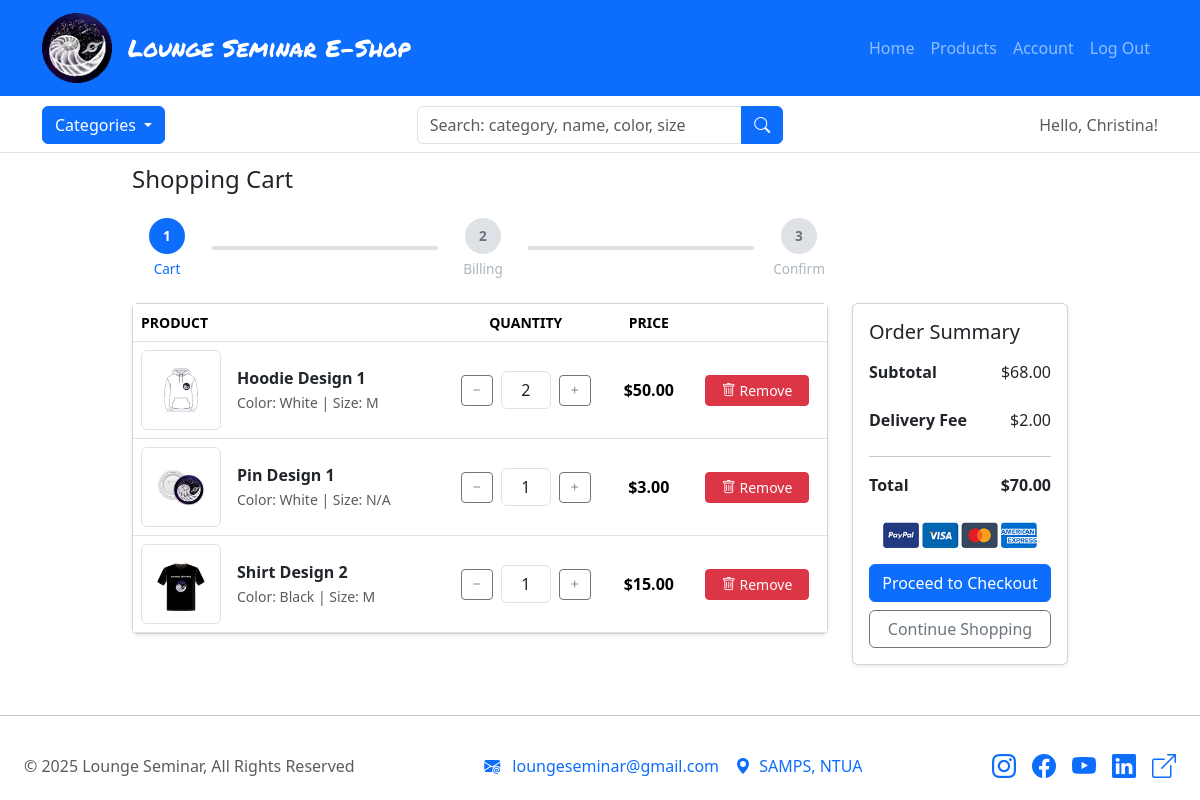
The page /cart/cart/ (signed in) on the database as committed earlier.
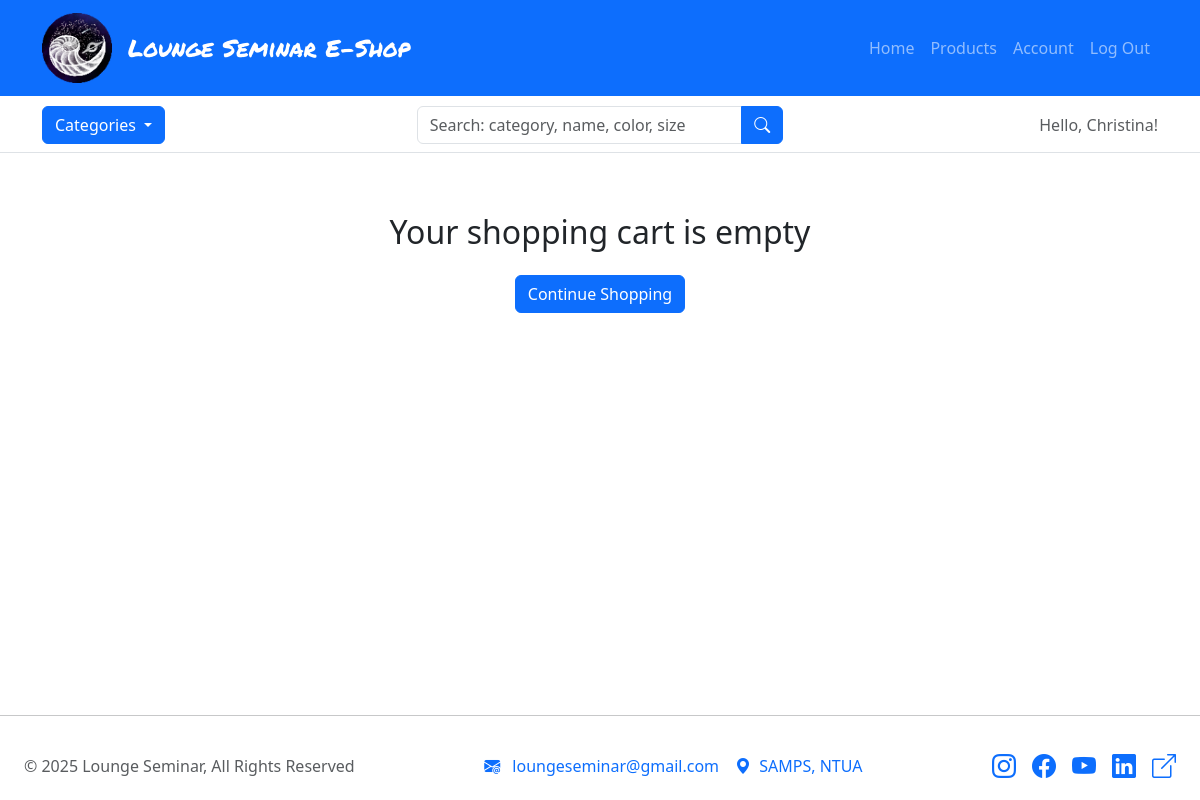
The same page on the database as committed later.
### carts/models.py (models this page shows, shortened)
class CartItem(models.Model):
    user = models.ForeignKey('auth.User', on_delete=models.CASCADE, null=True)
    product = models.ForeignKey(ProductSizeVariant, on_delete=models.CASCADE, null=True)
    cart = models.ForeignKey(Cart, on_delete=models.CASCADE, null=True)
    quantity = models.PositiveIntegerField(default=1)
    is_active = models.BooleanField(default=True)
    def sub_total(self):
        return self.product.color_variant.product.price * self.quantity

### products/models.py (models this page shows, shortened)
class ProductSizeVariant(models.Model):
    color_variant = models.ForeignKey(
        ProductColorVariant,
        on_delete=models.CASCADE,
        related_name="sizes"
    )
    size = models.ForeignKey(Size, on_delete=models.CASCADE)
    inventory = models.PositiveIntegerField(default=0)
    class Meta:
        unique_together = ('color_variant', 'size')

class ProductColorVariant(models.Model):
    product = models.ForeignKey(Product, on_delete=models.CASCADE, related_name="colors")
    color = models.ForeignKey(Color, on_delete=models.CASCADE)
    front_image = models.ImageField(upload_to='products/', blank=True, null=True, validators=[validate_image])
    back_image = models.ImageField(upload_to='products/', blank=True, null=True, validators=[validate_image])
    class Meta:
        unique_together = ('product', 'color')

class Product(models.Model):
    product_name = models.CharField(max_length=50)
    slug = models.SlugField(max_length=200, unique=True, blank=True)
    category = models.ForeignKey(Category, on_delete=models.CASCADE)
    sub_category = models.ForeignKey(
        Category,
        on_delete=models.SET_NULL,
        related_name='subcategory',
        null=True,
        blank=True
    )
    price = models.DecimalField(max_digits=8, decimal_places=2, null=True)
    description = models.TextField(max_length=500, blank=True)
    def get_url(self):
        return reverse('products:product_detail', args=[self.category.slug, self.slug])

class Color(models.Model):
    color = models.CharField(max_length=30)
    def __str__(self):
        return self.color

class Size(models.Model):
    size = models.CharField(max_length=4)
    def __str__(self):
        return self.size

### carts/views.py (the view)
# urls.py: path('cart/', views.cart, name='cart'),
@login_required(login_url='loginreg:loginreg')
def cart(request, total=0, quantity=0, cart_items=None):
    grand_total = 0
    delivery_tax = 2
    try:
        cart = cart = get_cart(request)
        cart_items = CartItem.objects.filter(cart=cart, is_active=True)
        for cart_item in cart_items:
            total += (cart_item.product.color_variant.product.price * cart_item.quantity)
            quantity += cart_item.quantity
        grand_total = total + delivery_tax
    except Cart.DoesNotExist:
        cart_items = []
        total = 0
        quantity = 0
        pass
    context = {
        'total': total,
        'delivery_tax': delivery_tax,
        'grand_total': grand_total,
        'quantity': quantity,
        'cart_items': cart_items,
        'show_secondary_header': True,
    }
    return render(request, 'carts/cart.html', context)

### carts/templates/carts/cart.html (shortened to what this page needs)
{% extends 'layout.html' %}
{% load static %}
{% block body %}
<div id="cart-page">
    <div class="container">
        {% if not cart_items %}
            <div class="text-center py-5">
                <h2>Your shopping cart is empty</h2>
                <a href="{% url 'products:products' %}" class="btn btn-primary mt-3">
                    Continue Shopping
                </a>
            </div>
        {% else %}
            <h1 class="fs-4 mb-4">Shopping Cart</h1>
            <div class="col-lg-9">
                {% include "carts/checkout_progress.html" with step=1 %}
            </div>
            <div class="row g-4">
                <aside class="col-lg-9">
                    <div class="card shadow-sm">
                        <div class="card-body p-0">
                            <div class="table-responsive">
                                <table class="table table-shopping-cart align-middle mb-0">
                                    <thead class="text-muted">
                                        <tr class="small text-uppercase text-center">
                                            <th class="text-start">Product</th>
                                            <th>Quantity</th>
                                            <th>Price</th>
                                            <th></th>
                                        </tr>
                                    </thead>
                                    <tbody>
                                        {% for cart_item in cart_items %}
                                        <tr>
                                            <td>
                                                <div class="d-flex align-items-center gap-3">
                                                    <img src="{{ cart_item.product.color_variant.front_image.url }}"
                                                         class="img-thumbnail"
                                                         width="80"
                                                         alt="{{ cart_item.product.color_variant.product.product_name }}">
                                                    <div>
                                                        <a href="{{ cart_item.product.color_variant.product.get_url }}"
                                                           class="fw-semibold text-dark d-block">
                                                            {{ cart_item.product.color_variant.product.product_name }}
                                                        </a>
                                                        <small class="text-muted">
                                                            Color: {{ cart_item.product.color_variant.color }} |
                                                            Size: {{ cart_item.product.size }}
                                                        </small>
                                                    </div>
                                                </div>
                                            </td>
                                            <td class="text-center">
                                                <div class="d-flex justify-content-center align-items-center gap-2 flex-wrap">
                                                    <a href="{% url 'carts:remove_cart' cart_item.product.id %}"
                                                       class="btn btn-outline-secondary btn-sm">
                                                        <i class="bi bi-dash"></i>
                                                    </a>
                                                    <input type="text"
                                                           class="form-control text-center"
                                                           value="{{ cart_item.quantity }}"
                                                           readonly
                                                           style="width: 50px;">
                                                    <a href="{% url 'carts:add_cart' cart_item.product.id %}"
                                                       class="btn btn-outline-secondary btn-sm">
                                                        <i class="bi bi-plus"></i>
                                                    </a>
                                                </div>
                                            </td>
                                            <td class="text-center fw-bold">
                                                ${{ cart_item.sub_total }}
                                            </td>
                                            <td class="text-center">
                                                <a href="{% url 'carts:remove_cart_item' cart_item.product.id %}"
                                                   class="btn btn-danger btn-sm px-3">
                                                    <i class="bi bi-trash"></i> Remove
                                                </a>
                                            </td>
                                        </tr>
                                        {% endfor %}
                                    </tbody>
                                </table>
                            </div>
                        </div>
                    </div>
                </aside>
                <aside class="col-lg-3">
                    <div class="card shadow-sm">
                        <div class="card-body">
                            <h5 class="mb-3">Order Summary</h5>
                            <dl class="d-flex justify-content-between">
                                <dt>Subtotal</dt>
                                <dd>${{ total }}</dd>
                            </dl>
                            <dl class="d-flex justify-content-between">
                                <dt>Delivery Fee</dt>
                                <dd>${{ delivery_tax }}.00</dd>
                            </dl>
                            <hr>
                            <dl class="d-flex justify-content-between fw-bold">
                                <dt>Total</dt>
                                <dd>${{ grand_total }}</dd>
                            </dl>
                            <div class="text-center my-3">
                                <img src="{% static 'images/payments.png' %}" height="26">
                            </div>
                            <div class="d-flex flex-column gap-2">
                                <a href="{% url 'carts:checkout' %}" class="btn btn-primary w-100">
                                    Proceed to Checkout
                                </a>
                                <a href="{% url 'products:products' %}" class="btn btn-outline-secondary w-100">
                                    Continue Shopping
                                </a>
                            </div>
                        </div>
                    </div>
                </aside>
            </div>
        {% endif %}
    </div>
</div>
{% endblock %}

### templates/important/header.html (shortened to what this page needs)
{% load static %}
<header>
    <nav class="navbar navbar-expand-xl bg-primary navbar-dark">
        <div class="container">
            <a href="{% url 'home:home' %}" class="navbar-brand">
                <div class="d-flex align-items-center gap-3">
                    <img src="{% static 'images/logolounge-circle.png' %}" id="logo-image">
                    <p id="logo">Lounge Seminar E-Shop</p>
                </div>
            </a>
            <div class="collapse navbar-collapse" id="navbarText">
                <div class="navbar-nav ms-auto">
                    <a href="{% url 'home:home' %}" class="nav-item nav-link">Home</a>
                    <a href="{% url 'products:products' %}" class="nav-item nav-link">Products</a>
                    {% if user.is_authenticated %}
                        <a href="{% url 'loginreg:account' %}" class="nav-item nav-link">Account</a>
                        <form method="post" action="{% url 'loginreg:logout' %}" class="nav-item nav-link">
                            <button type="submit" class="nav-item nav-link btn btn-link p-0 m-0">
                                Log Out
                            </button>
                        </form>
                    {% else %}
                        <a href="{% url 'loginreg:loginreg' %}" class="nav-item nav-link">Sign In | Register</a>
                    {% endif %}
                </div>
            </div>
        </div>
    </nav>
    {% if show_secondary_header %}
        <section class="nav-section pb-2 border-bottom bg-white">
            <div class="container">
                <div class="row align-items-center justify-content-between g-2 text-center text-md-start">
                    <div class="col-12 col-md-4 mb-2 mb-md-0 d-flex justify-content-center justify-content-md-start">
                        <div class="category-wrap dropdown">
                            <button type="button" class="btn btn-primary dropdown-toggle" data-bs-toggle="dropdown">
                                Categories
                            </button>
                        </div>
                    </div>
                    <div class="col-12 col-md-4 mb-2 mb-md-0 d-flex justify-content-center">
                        <form action="{% url 'products:search' %}" class="w-100" method="GET">
                            <div class="input-group w-100">
                                <input type="text" class="form-control" placeholder="Search: category, name, color, size" name="keyword">
                                <button class="btn btn-primary" type="submit">
                                    <i class="bi bi-search"></i>
                                </button>
                            </div>
                        </form>
                    </div>
                    <div class="col-12 col-md-4 d-flex flex-column flex-sm-row align-items-center justify-content-center justify-content-md-end gap-2 gap-sm-3">
                        {% if user.is_authenticated %}
                            <span class="text-muted fw-medium mt-1 mt-sm-0 ms-sm-3">
                                Hello, {% if user.first_name %}{{ user.first_name }}{% else %}{{ user.username }}{% endif %}!
                            </span>
                        {% endif %}
                    </div>
                </div>
            </div>
        </section>
    {% endif %}
</header>

Rows that differ between the two databases and show on the page:
removed CartItem: product.color_variant.front_image (picture), product.color_variant.product.product_name "Hoodie Design 1", product.color_variant.color "White", product.size "M", quantity "2", sub_total "50.00"
removed CartItem: product.color_variant.front_image (picture), product.color_variant.product.product_name "Pin Design 1", product.color_variant.color "White", product.size "N/A", quantity "1", sub_total "3.00"
removed CartItem: product.color_variant.front_image (picture), product.color_variant.product.product_name "Shirt Design 2", product.color_variant.color "Black", product.size "M", quantity "1", sub_total "15.00"
Other text that changed with them:
{{ total }}: "68.00" → (not shown)
{{ delivery_tax }}: "2" → (not shown)
{{ grand_total }}: "70.00" → (not shown)
text no longer shown: "Shopping Cart 1 Cart 2 Billing 3 Confirm PRODUCT QUANTITY PRICE Order Summary Subtotal $ Delivery Fee $ .00 Total $ Proceed to Checkout"
text now shown: "Your shopping cart is empty"
